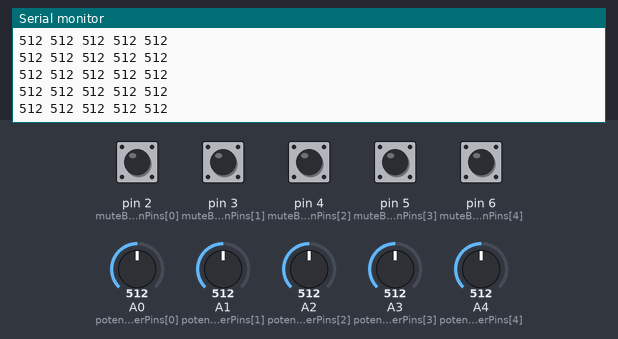
A sketch run on a simulated Arduino Uno, built with avr-gcc and run on an emulated ATmega328P. On the bench: the last lines printed to the serial monitor. The inputs (shaded band) are chosen by the test bench; at power-on: pin 2 (muteButtonPins[0]), pin 3 (muteButtonPins[1]), pin 4 (muteButtonPins[2]), pin 5 (muteButtonPins[3]), pin 6 (muteButtonPins[4]) HIGH, A0 (potentiometerPins[0]) = 512, A1 (potentiometerPins[1]) = 512, A2 (potentiometerPins[2]) = 512, A3 (potentiometerPins[3]) = 512, A4 (potentiometerPins[4]) = 512.

Above: at 1.2 s.
1.3 s: A0 (potentiometerPins[0]) set to 716
At 1.32 s:
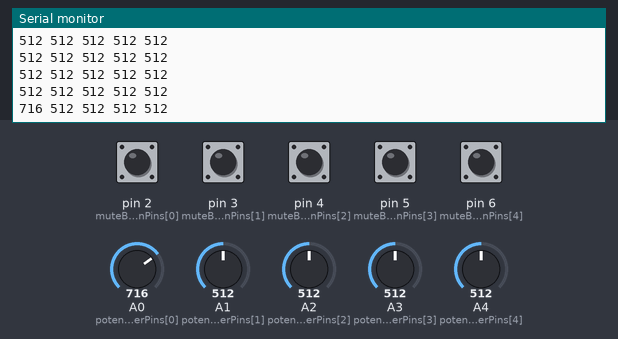
2.8 s: A1 (potentiometerPins[1]) set to 30
At 2.85 s:
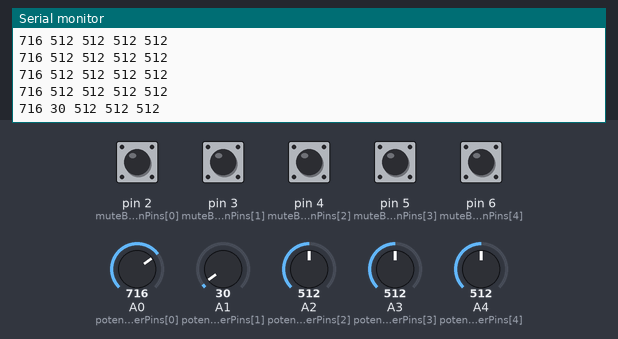
5.8 s: A2 (potentiometerPins[2]) set to 716
At 5.89 s:
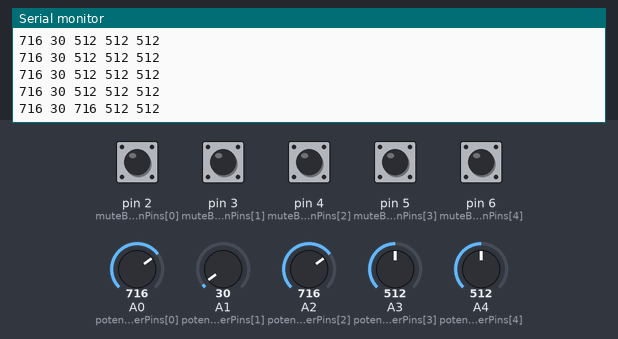
7.3 s: A3 (potentiometerPins[3]) set to 716
At 7.31 s:
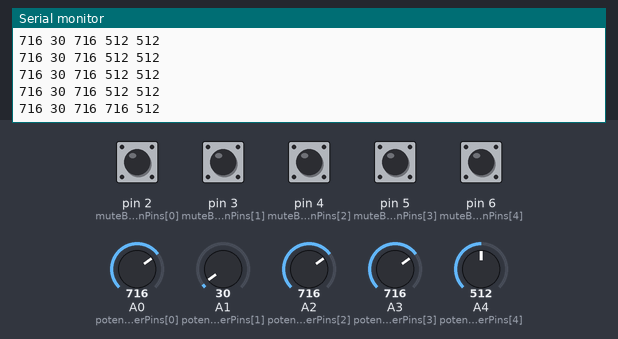
8.8 s: A4 (potentiometerPins[4]) set to 716
At 8.83 s:
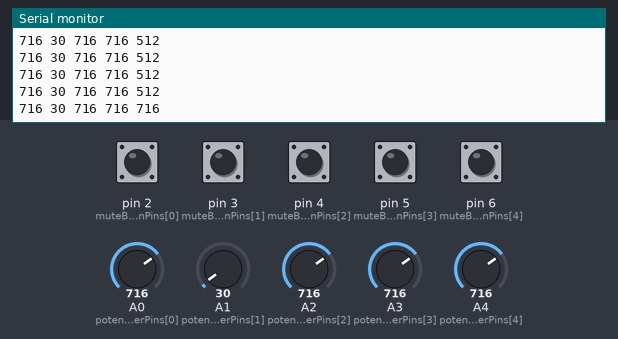
10.3 s: A0 (potentiometerPins[0]) set to 30
At 10.35 s:
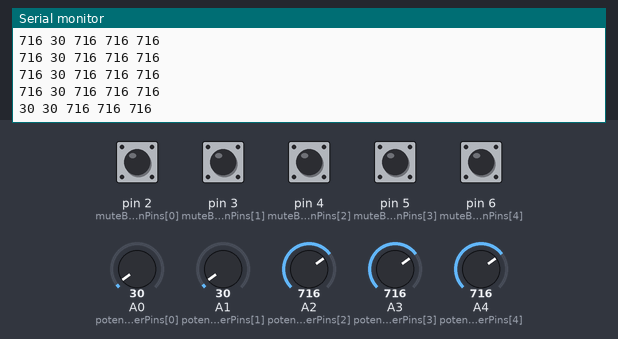
Timing chart, 0 to 13.3 s (numbered marks = the images above; inputs shaded):
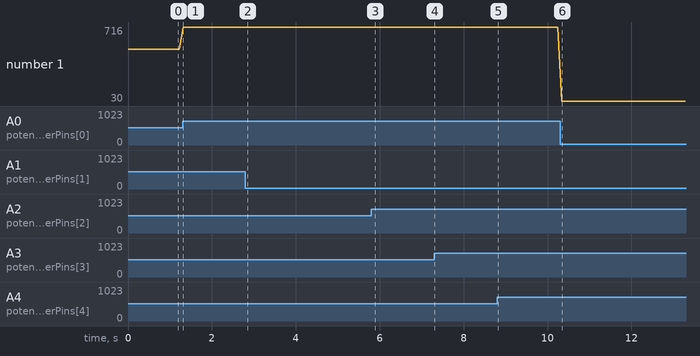

The sketch:

Mixer.ino
```cpp
#include <SoftwareSerial.h>
#include <Bounce2.h>

const int potentiometerPins[] = {A0, A1, A2, A3, A4};
const int muteButtonPins[] = {2, 3, 4, 5, 6};
const int numPots = 5;

Bounce debouncer[numPots];

void setup() {
  Serial.begin(9600);
  for (int i = 0; i < numPots; i++) {
    pinMode(potentiometerPins[i], INPUT);
    debouncer[i] = Bounce();
    debouncer[i].attach(muteButtonPins[i], INPUT_PULLUP);
    debouncer[i].interval(5);
  }
}

void loop() {
  int potValues[numPots];
  for (int i = 0; i < numPots; i++) {
    potValues[i] = analogRead(potentiometerPins[i]);
    debouncer[i].update();
    if (debouncer[i].fell()) {
      potValues[i] = 0;  // Set the pot value to 0 when the button is pressed
    }
  }

  for (int i = 0; i < numPots; i++) {
    Serial.print(potValues[i]);
    Serial.print(" ");
  }
  Serial.println();
  delay(100);
}
```

Measured:
- after the input at 1.3 s, the serial monitor: prints a new line at once (image 1)
- after the input at 2.8 s, the serial monitor: prints a new line at once (image 2)
- after the input at 5.8 s, the serial monitor: prints a new line after 0.08 s (image 3)
- after the input at 7.3 s, the serial monitor: prints a new line at once (image 4)
- after the input at 8.8 s, the serial monitor: prints a new line at once (image 5)
- after the input at 10.3 s, the serial monitor: prints a new line at once (image 6)
- plotted number 1: 512 → 716 after the input at 1.3 s
